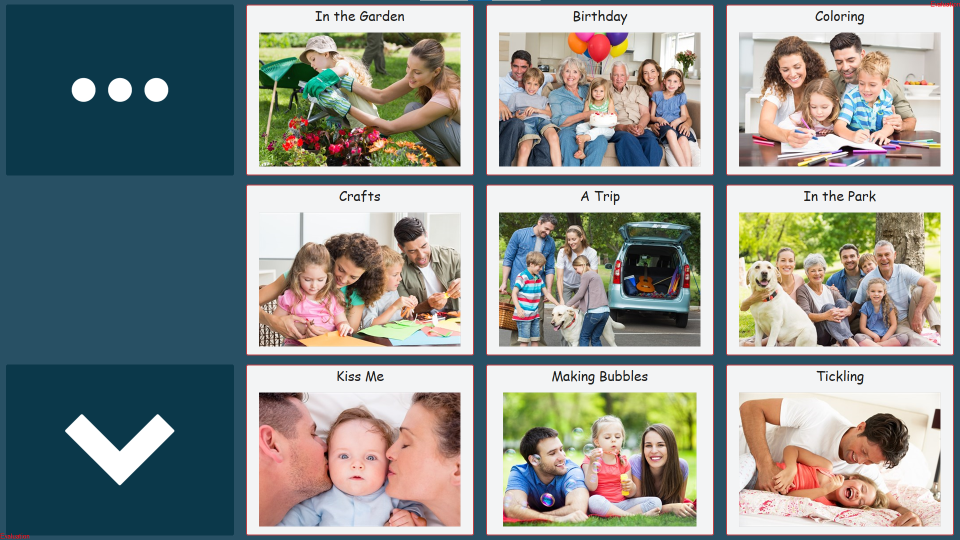
#> input picture data/c5_scene1.png, 1920 x 1080 px (shown at 1/2 size)
$ jupyter execute detect_buttons.ipynb   (shell and % lines are left out)
#> lines starting #> are read from the running program, lines starting #| are printed output that depends on the picture; after the words box and inside, x2 and y2 are one past the last pixel; in counts of white or black regions, pixels touching at a corner belong together
#> further down, img is the input picture: shape (1080, 1920, 3); mean B, G, R 140.5, 142.9, 138.1
[cell 1]
import time
import numpy as np
import cv2

[cell 2]
def angle_cos(p0, p1, p2):
    d1, d2 = (p0-p1).astype('float'), (p2-p1).astype('float')
    return abs( np.dot(d1, d2) / np.sqrt( np.dot(d1, d1)*np.dot(d2, d2) ) )

def reorder_vertices(vertices):
    x_min = np.min(vertices[:,0])
    x_max = np.max(vertices[:,0])
    y_min = np.min(vertices[:,1])
    y_max = np.max(vertices[:,1])
    new_vertices = np.zeros((4,2), dtype=np.int32)
    new_vertices[0,0], new_vertices[0,1] = x_min, y_min
    new_vertices[1,0], new_vertices[1,1] = x_max, y_min
    new_vertices[2,0], new_vertices[2,1] = x_max, y_max
    new_vertices[3,0], new_vertices[3,1] = x_min, y_max
    return new_vertices

def find_all_contours(img):
    # get image area
    img_area = np.prod(img.shape[:2])
#> img_area = 2073600

    img = cv2.GaussianBlur(img, (5, 5), 0)
    buttons = []
    for gray in cv2.split(img):
        for thrs in range(0, 255, 26):
            if thrs == 0:
                bin = cv2.Canny(gray, 0, 50, apertureSize=5)
                bin = cv2.dilate(bin, None)
            else:
                _retval, bin = cv2.threshold(gray, thrs, 255, cv2.THRESH_BINARY)
            contours, _hierarchy = cv2.findContours(bin, cv2.RETR_LIST, cv2.CHAIN_APPROX_SIMPLE)
            for cnt in contours:
                cnt_len = cv2.arcLength(cnt, True)
                cnt = cv2.approxPolyDP(cnt, 0.02*cnt_len, True)
                if len(cnt) == 4 and cv2.isContourConvex(cnt):
                    cnt_area = cv2.contourArea(cnt)
                    if cnt_area/img_area > 0.02 and cnt_area/img_area < 0.10:
                        cnt = cnt.reshape(-1, 2)
                        max_cos = np.max([angle_cos( cnt[i], cnt[(i+1) % 4], cnt[(i+2) % 4] ) for i in range(4)])
                        if max_cos < 0.1:
                            cnt = reorder_vertices(cnt)
                            buttons.append(cnt)
#> this loop made 3 passes
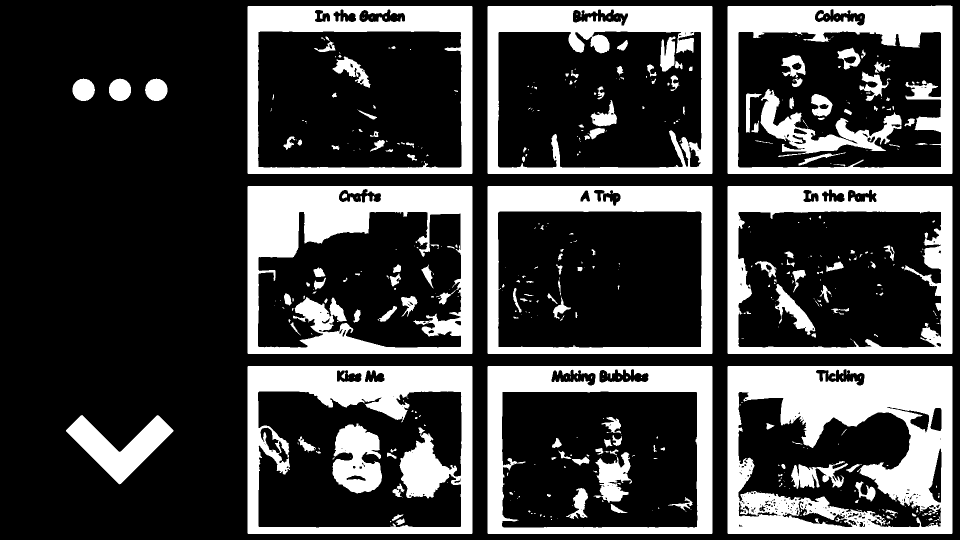
#> bin: shape (1080, 1920) (shown at 1/2 size); 26.4% white; 493 white regions (309 under 20 px), largest, box (x1, y1, x2, y2) and area: (1455, 732, 1905, 1068) 86884, (495, 372, 945, 708) 65406, (495, 732, 945, 1068) 56685
    return buttons

def remove_duplicate_contours(img, buttons):
    # remove buttons based on proximity and intersection
    threshold = 50
    pos_y = [buttons[i][0][1] for i in range(len(buttons))]
    idx_y = np.argsort(pos_y)
    new_idx = []
    tmp_idx = []

    for i in range(len(idx_y)):
        if len(tmp_idx) == 0:
            tmp_idx.append(idx_y[i])
        if abs(pos_y[idx_y[i]] - pos_y[tmp_idx[-1]]) < threshold:
            if tmp_idx[-1] != idx_y[i]:
                tmp_idx.append(idx_y[i])
        else:
            pos_x = [buttons[j][0][0] for j in tmp_idx]
            idx_x = np.argsort(pos_x)
            tmp2_idx = []

            for j in range(len(idx_x)):
                if len(tmp2_idx) == 0:
                    tmp2_idx.append(tmp_idx[idx_x[j]])
                if abs(buttons[tmp_idx[idx_x[j]]][0][0] - buttons[tmp2_idx[-1]][0][0] ) > threshold:
                    tmp2_idx.append(tmp_idx[idx_x[j]])
            new_idx.extend(tmp2_idx)
            tmp_idx = []
    pos_x = [buttons[j][0][0] for j in tmp_idx]
    idx_x = np.argsort(pos_x)
    tmp2_idx = []

    for j in range(len(idx_x)):
        if len(tmp2_idx) == 0:
            tmp2_idx.append(tmp_idx[idx_x[j]])
        if abs(buttons[tmp_idx[idx_x[j]]][0][0] - buttons[tmp2_idx[-1]][0][0] ) > threshold:
            tmp2_idx.append(tmp_idx[idx_x[j]])
#> this loop made 7 passes
    new_idx.extend(tmp2_idx)
    new_buttons = [buttons[i] for i in new_idx]

    return new_buttons

def get_dominant_color(img):
    px = cv2.resize(img, (1,1))[0,0]
    return px

def validate_buttons(img, buttons, verbose=1):
    # Get button statistics
#> called with verbose = 1
    img_area = np.prod(img.shape[:2])
    area = []
    for i in range(len(buttons)):
        area.append(cv2.contourArea(buttons[i]))
#> this loop made 17 passes
    median_area = np.median(area)

    valid_buttons = []
    for i in range(len(buttons)):
        if verbose == 1:
            print('.',end='')

        # crop to button
        x,y,w,h = cv2.boundingRect(buttons[i])
        crop = img[y:y+h,x:x+w]
        cv2.imwrite('output/btn_%d.png' % i, crop) # save picture

        # check if button has normal size
        if abs(area[i] - median_area) <= median_area * 0.25:
            # check amount of white space in button
            crop_middle = crop[int(crop.shape[0]/4):int(crop.shape[0]/4*3),int(crop.shape[1]/4):int(crop.shape[1]/4*3)]
            common_pix = get_dominant_color(crop_middle)
            num_background = np.count_nonzero((crop_middle == common_pix).all(axis = 2))
            num_pixels = np.prod(crop_middle.shape[:2])
            if verbose == 2:
                print('%d: %0.2f' % (i, num_background / num_pixels))
            if num_background / num_pixels > 0.99:
                continue

        # button is valid, add to list
        valid_buttons.append(buttons[i])
#> this loop made 17 passes
#> pass 1, in validate_buttons, `crop = img[y:y+h,x:x+w]`:
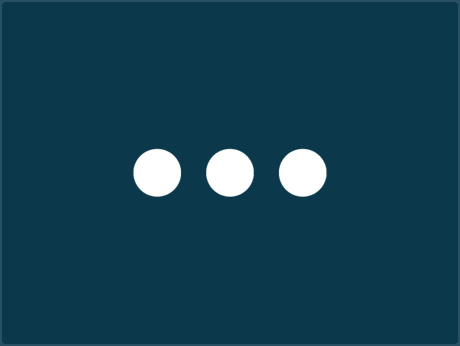
#> crop: shape (346, 460, 3); mean B, G, R 80.6, 63.2, 19.8
#> pass 1, in validate_buttons, `crop_middle = crop[int(crop.shape[0]/4):int(crop.shape[0]/4*3),int(cro..`:
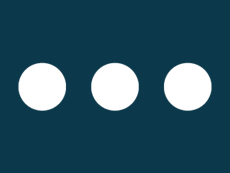
#> crop_middle: shape (173, 230, 3); mean B, G, R 98.4, 82.8, 43.9
#> pass 2, in validate_buttons, `crop = img[y:y+h,x:x+w]`:
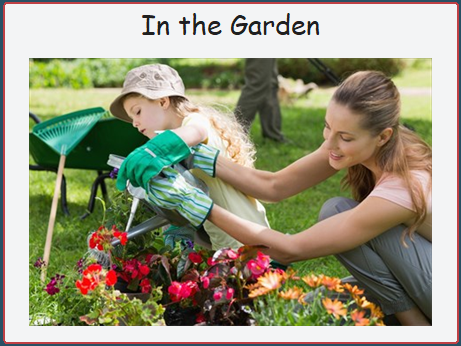
#> crop: shape (346, 461, 3); mean B, G, R 128.2, 151.8, 153.6
#> pass 2, in validate_buttons, `crop_middle = crop[int(crop.shape[0]/4):int(crop.shape[0]/4*3),int(cro..`:
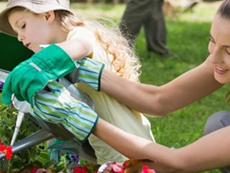
#> crop_middle: shape (173, 230, 3); mean B, G, R 103.9, 135, 129.5
#> after the loop:
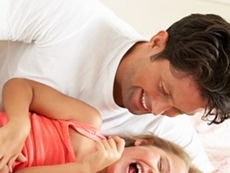
#> crop_middle: shape (173, 230, 3); mean B, G, R 147.2, 163.2, 199.1
    if verbose == 1:
        print('')
    return valid_buttons

def remove_contained_buttons(buttons):
    new_buttons = []
    for i in range(len(buttons)):
        btn_contained = False
        for j in range(len(buttons)):
            if i != j and (buttons[i][0,0] >= buttons[j][0,0]) and (buttons[i][0,1] >= buttons[j][0,1]) and (buttons[i][2,0] <= buttons[j][2,0]) and (buttons[i][2,1] <= buttons[j][2,1]):
                btn_contained = True
                break
        if btn_contained == False:
            new_buttons.append(buttons[i])
    return new_buttons

def detect_buttons(img):
    # find contours
    buttons = find_all_contours(img)
    buttons = remove_duplicate_contours(img, buttons)
    buttons = validate_buttons(img, buttons)
    buttons = remove_contained_buttons(buttons)
    return buttons

[cell 3]
# [8 lines of commented-out code are left out]
fn = 'data/c5_scene1.png'
img = cv2.imread(fn)
# img = cv2.resize(img, (0,0), fx=0.8, fy=0.8)

# detect buttons
start = time.time()
buttons = detect_buttons(img)
end = time.time()
print("[INFO] button detection took {:.6f} seconds".format(end - start))
print('num buttons: ', len(buttons))
#| num buttons:  11

# plot detection
plot = img.copy()
cv2.drawContours( plot, buttons, -1, (0, 255, 0), 3 )
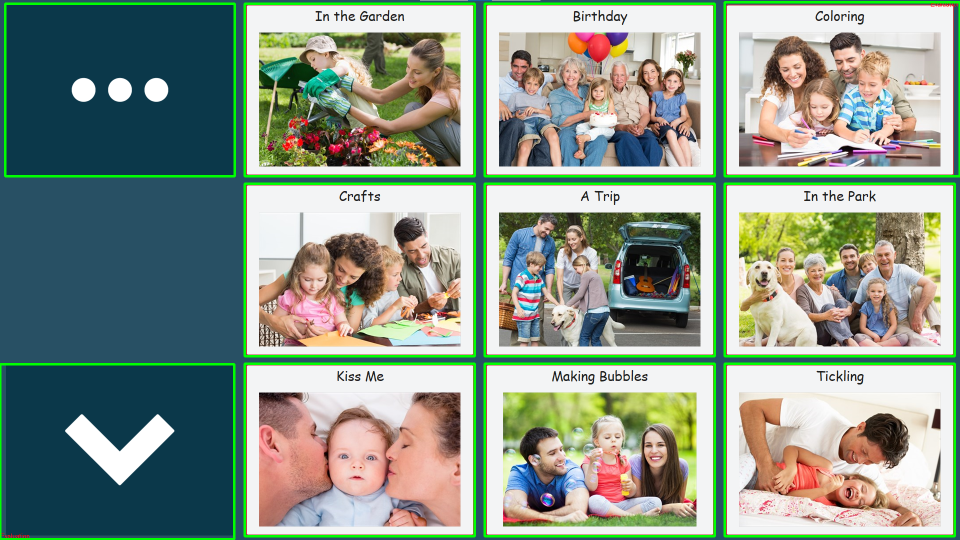
#> plot: shape (1080, 1920, 3) (shown at 1/2 size); 4.19% of pixels changed, all inside (x1, y1, x2, y2) = (0, 2, 1920, 1080)
cv2.imshow('buttons', plot)
ch = cv2.waitKey()
#> (key Esc is pressed here)
cv2.destroyAllWindows()

# save output
cv2.imwrite('output/output.png', plot)
#> Out = True

$ run again, with data/c5_home.png copied over data/c5_scene1.png
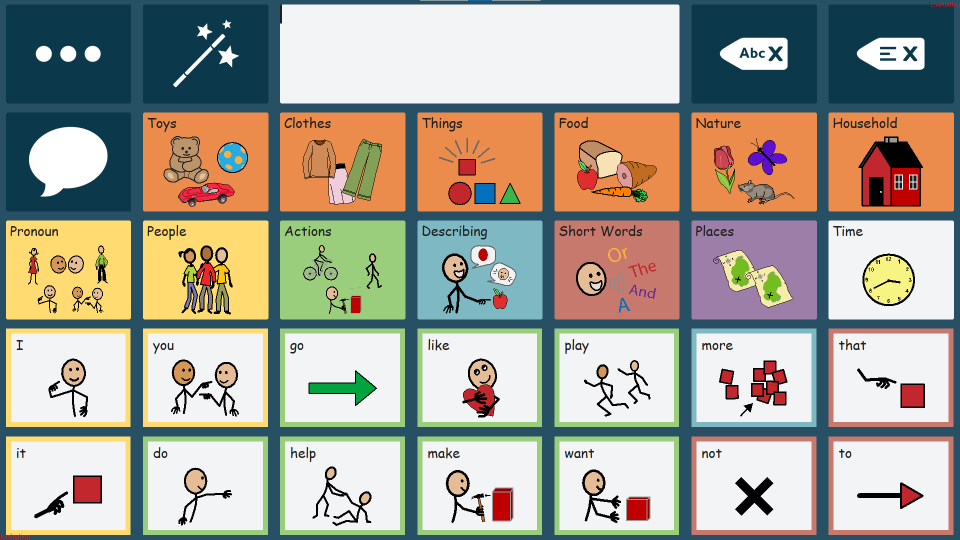
#> input picture data/c5_home.png, 1920 x 1080 px (shown at 1/2 size)
#> img is the input picture: shape (1080, 1920, 3); mean B, G, R 149.4, 161.7, 164.9
#> the loop in find_all_contours, `for gray in cv2.split(img):` made 3 passes
#> after the loop in find_all_contours, `for gray in cv2.split(img):`:
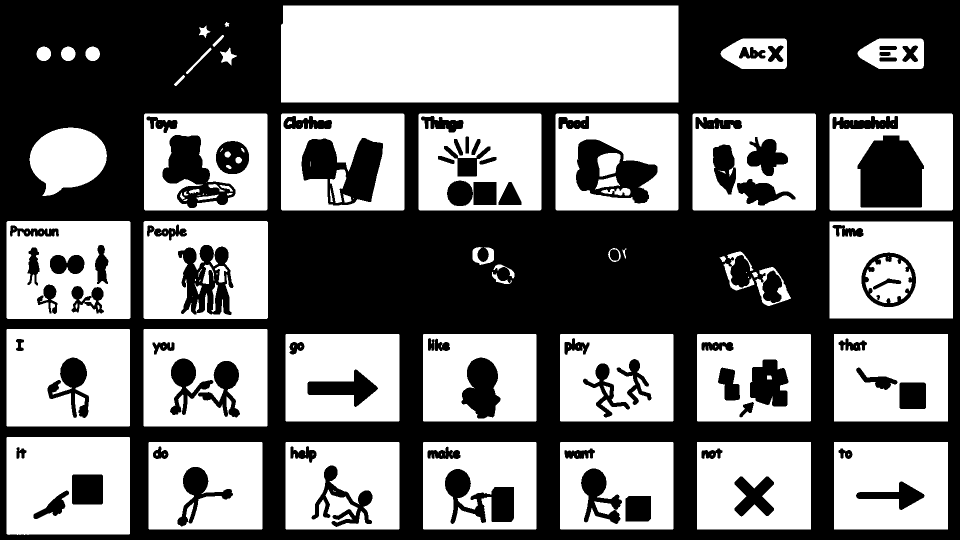
#> bin: shape (1080, 1920) (shown at 1/2 size); 48.9% white; 126 white regions (50 under 20 px), largest, box (x1, y1, x2, y2) and area: (562, 11, 1357, 205) 154081, (13, 658, 260, 853) 43373, (13, 874, 260, 1070) 42701
#> the loop in remove_duplicate_contours, `for j in range(len(idx_x)):` made 108 passes
#> the loop in validate_buttons, `for i in range(len(buttons)):` made 33 passes
#> the loop in remove_contained_buttons, `for i in range(len(buttons)):` made 33 passes
#| num buttons:  33
#> `cv2.drawContours( plot, buttons, -1, (0, 255, 0), 3 )`:
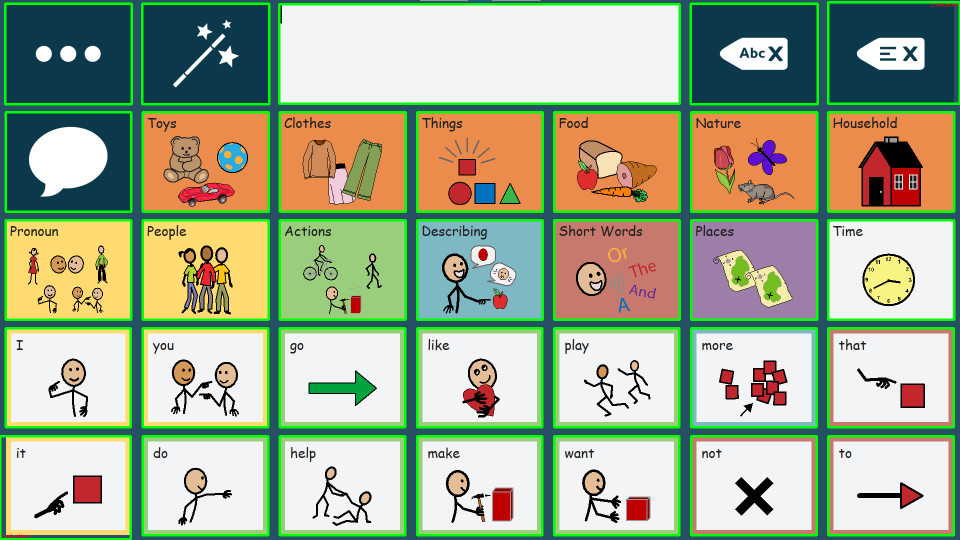
#> plot: shape (1080, 1920, 3) (shown at 1/2 size); 7.37% of pixels changed, all inside (x1, y1, x2, y2) = (0, 2, 1920, 1080)
#> Out = True

$ run again, with data/c5_things.png copied over data/c5_scene1.png
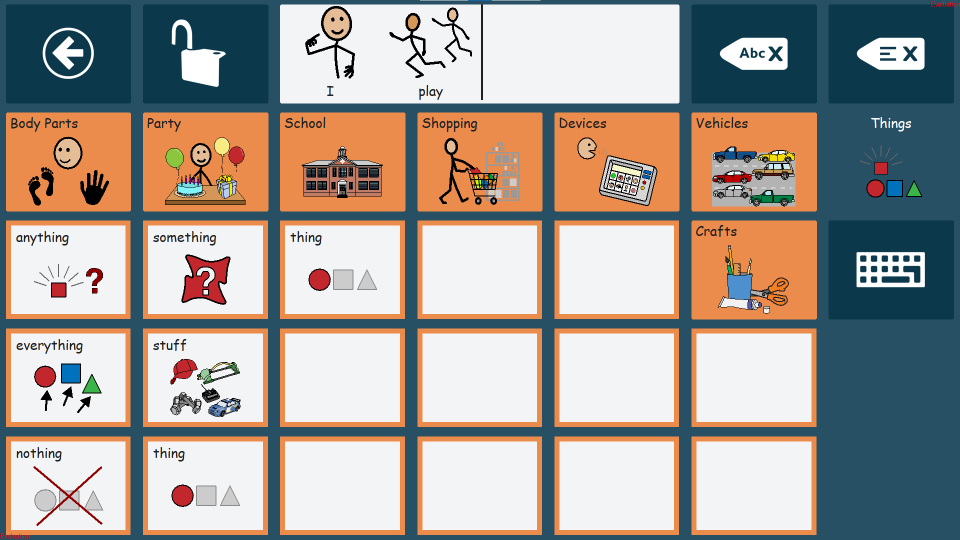
#> input picture data/c5_things.png, 1920 x 1080 px (shown at 1/2 size)
#> img is the input picture: shape (1080, 1920, 3); mean B, G, R 149.9, 156.2, 162
#> the loop in find_all_contours, `for gray in cv2.split(img):` made 3 passes
#> after the loop in find_all_contours, `for gray in cv2.split(img):`:
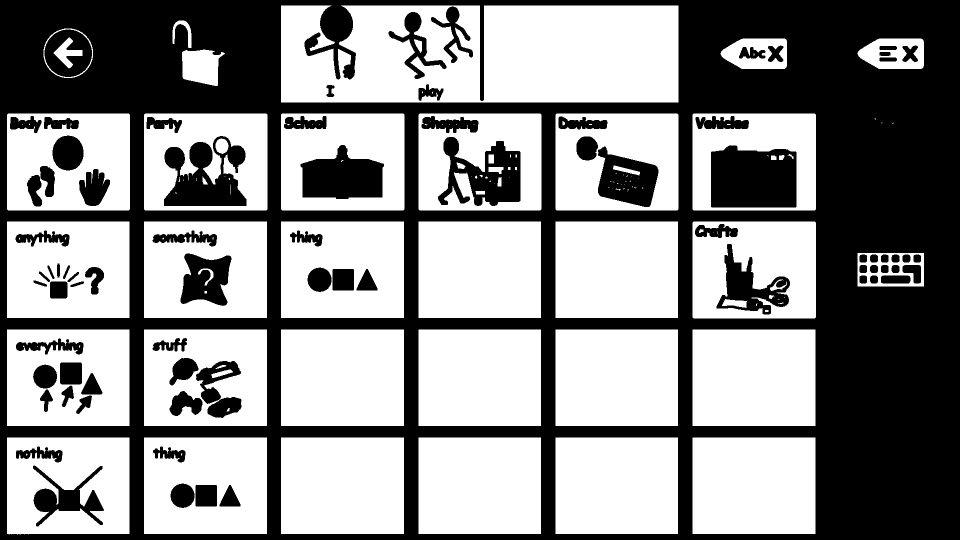
#> bin: shape (1080, 1920) (shown at 1/2 size); 55.5% white; 79 black regions, largest, box (x1, y1, x2, y2) and area: (0, 0, 1920, 1080) 751417, (1422, 291, 1593, 415) 19474, (328, 272, 493, 412) 14128
#> the loop in remove_duplicate_contours, `for j in range(len(idx_x)):` made 103 passes
#> the loop in validate_buttons, `for i in range(len(buttons)):` made 29 passes
#> the loop in remove_contained_buttons, `for i in range(len(buttons)):` made 19 passes
#| num buttons:  19
#> `cv2.drawContours( plot, buttons, -1, (0, 255, 0), 3 )`:
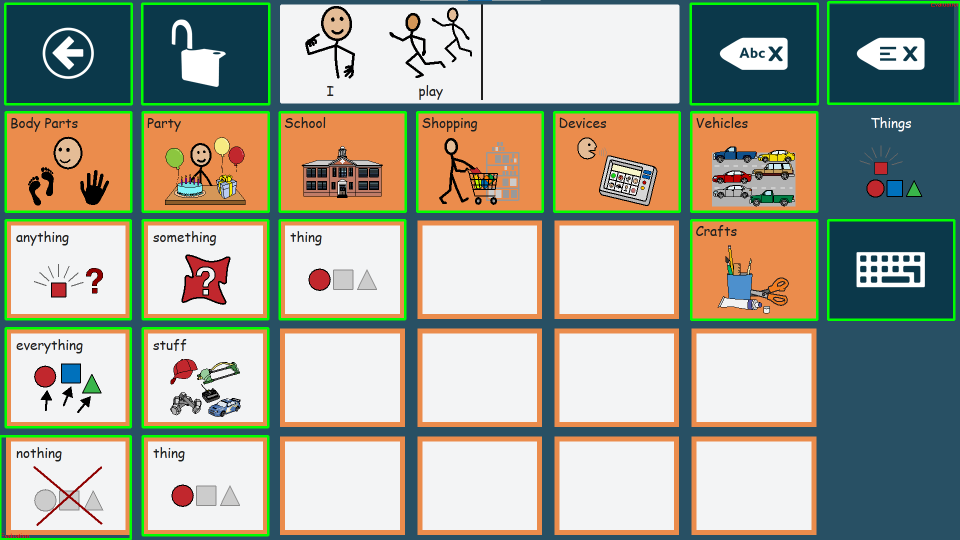
#> plot: shape (1080, 1920, 3) (shown at 1/2 size); 4.08% of pixels changed, all inside (x1, y1, x2, y2) = (0, 2, 1920, 1080)
#> Out = True

$ run again, with data/c5_toys.png copied over data/c5_scene1.png
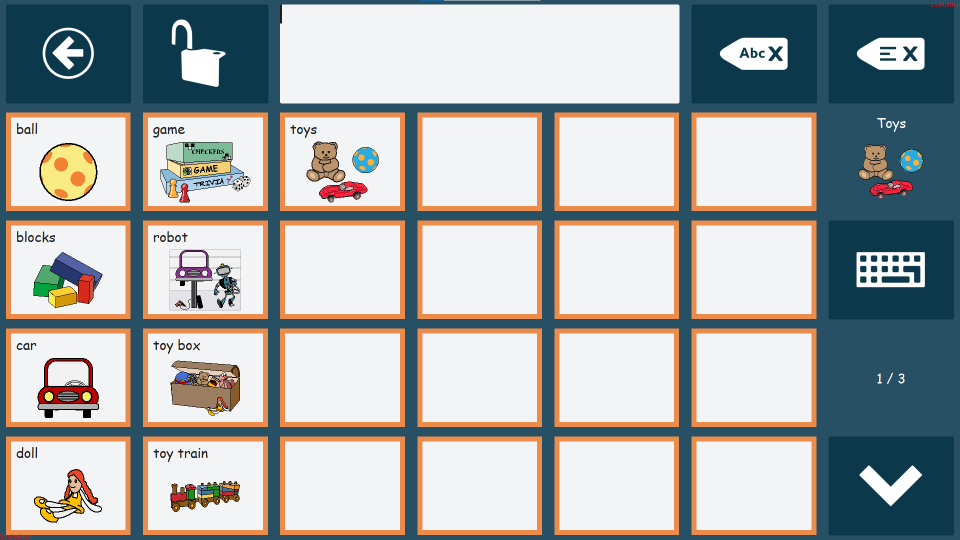
#> input picture data/c5_toys.png, 1920 x 1080 px (shown at 1/2 size)
#> img is the input picture: shape (1080, 1920, 3); mean B, G, R 169.6, 170.1, 165.9
#> the loop in find_all_contours, `for gray in cv2.split(img):` made 3 passes
#> the loop in remove_duplicate_contours, `for j in range(len(idx_x)):` made 112 passes
#> the loop in validate_buttons, `for i in range(len(buttons)):` made 31 passes
#> the loop in remove_contained_buttons, `for i in range(len(buttons)):` made 16 passes
#| num buttons:  16
#> `cv2.drawContours( plot, buttons, -1, (0, 255, 0), 3 )`:
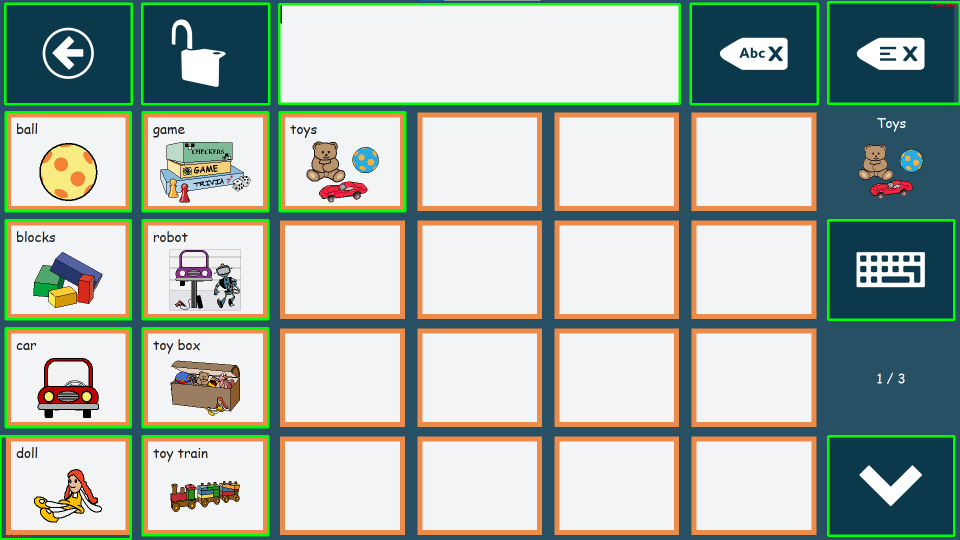
#> plot: shape (1080, 1920, 3) (shown at 1/2 size); 3.69% of pixels changed, all inside (x1, y1, x2, y2) = (0, 2, 1920, 1080)
#> Out = True
